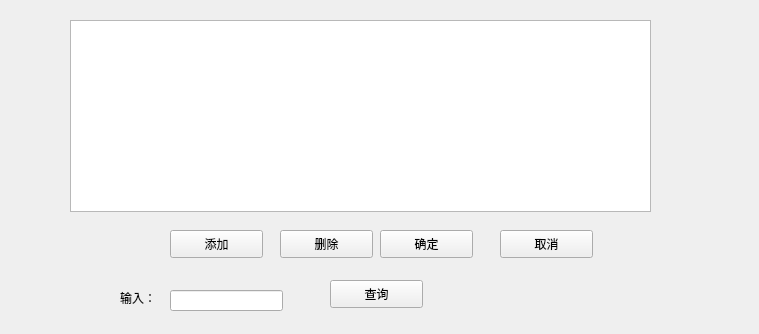
<?xml version="1.0" encoding="UTF-8"?>
<ui version="4.0">
 <class>Widget</class>
 <widget class="QWidget" name="Widget">
  <property name="geometry">
   <rect>
    <x>0</x>
    <y>0</y>
    <width>759</width>
    <height>334</height>
   </rect>
  </property>
  <property name="windowTitle">
   <string>Widget</string>
  </property>
  <widget class="QTableView" name="tableView">
   <property name="geometry">
    <rect>
     <x>70</x>
     <y>20</y>
     <width>581</width>
     <height>192</height>
    </rect>
   </property>
  </widget>
  <widget class="QPushButton" name="pushButton">
   <property name="geometry">
    <rect>
     <x>170</x>
     <y>230</y>
     <width>93</width>
     <height>28</height>
    </rect>
   </property>
   <property name="text">
    <string>添加</string>
   </property>
  </widget>
  <widget class="QPushButton" name="pushButton_2">
   <property name="geometry">
    <rect>
     <x>280</x>
     <y>230</y>
     <width>93</width>
     <height>28</height>
    </rect>
   </property>
   <property name="text">
    <string>删除</string>
   </property>
  </widget>
  <widget class="QLabel" name="label">
   <property name="geometry">
    <rect>
     <x>120</x>
     <y>290</y>
     <width>72</width>
     <height>15</height>
    </rect>
   </property>
   <property name="text">
    <string>输入：</string>
   </property>
  </widget>
  <widget class="QLineEdit" name="lineEdit">
   <property name="geometry">
    <rect>
     <x>170</x>
     <y>290</y>
     <width>113</width>
     <height>21</height>
    </rect>
   </property>
  </widget>
  <widget class="QPushButton" name="pushButton_3">
   <property name="geometry">
    <rect>
     <x>330</x>
     <y>280</y>
     <width>93</width>
     <height>28</height>
    </rect>
   </property>
   <property name="text">
    <string>查询</string>
   </property>
  </widget>
  <widget class="QPushButton" name="pushButton_4">
   <property name="geometry">
    <rect>
     <x>380</x>
     <y>230</y>
     <width>93</width>
     <height>28</height>
    </rect>
   </property>
   <property name="text">
    <string>确定</string>
   </property>
  </widget>
  <widget class="QPushButton" name="pushButton_5">
   <property name="geometry">
    <rect>
     <x>500</x>
     <y>230</y>
     <width>93</width>
     <height>28</height>
    </rect>
   </property>
   <property name="text">
    <string>取消</string>
   </property>
  </widget>
 </widget>
 <layoutdefault spacing="6" margin="11"/>
 <resources/>
 <connections/>
</ui>
